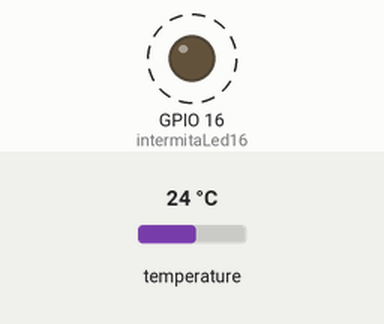
Recording of a sketch running on a simulated ESP8266 (NodeMCU). Shown: output pins drawn as LEDs (lit = HIGH). Dashed ring = blinking. The test bench sets the inputs (shaded band); at power-on: temperature 24 °C. WiFi joins after 1.5 s; servers stay silent unless stated; what the sketch prints to the serial monitor is not drawn.

Above: at 2.3 s.
Timing chart, 0 to 6.4 s (numbered marks = the images above):
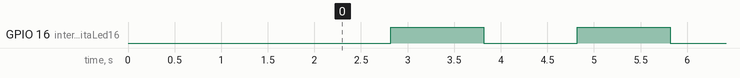

Measured:
- by itself, GPIO 16 (intermitaLed16): alternates HIGH for 1.0 s and LOW for 1.0 s

The sketch:

ejercicio1.ino
```cpp
//blynk-ds18b20Demo.ino
//octubre 2018
//rPrim Tech, Barcelona

//Copyright (C) 2018 by jaume Nogués <jnogues at gmail dot com>

#define BLYNK_PRINT Serial
#include <ESP8266WiFi.h>
#include <BlynkSimpleEsp8266.h>

#include <OneWire.h>
#include <DallasTemperature.h>
#define ONE_WIRE_BUS 10//GPIO10, potser GPIO9 en algunes nodeMCU
OneWire oneWire(ONE_WIRE_BUS);
DallasTemperature DS18B20(&oneWire);

float temperatura=0;//variable per guardar valor de T


char auth[] = "e84bf513beb54c128c0507c2b2b67e5d";//afegiu el token del vostre projecte!!

char ssid[] = "Robotica2018";
char pass[] = "1123prim2018";
char vpsServer[] = "vps249990.ovh.net";
//IPAddress ipServer (192, 168, 1, 222);//Servidor local
BlynkTimer timer; // Creem un temporitzador anomenat "timer"!


void setup()
{
  Serial.begin(115200);
  pinMode(16, OUTPUT);
  DS18B20.begin();
  Blynk.begin(auth, ssid, pass,vpsServer,8080);
  timer.setInterval(1000L, intermitaLed16);//configuro una tasca que es repeteix cada 1000ms
  timer.setInterval(15000L, mesuraTemperatura);//configuro una tasca que es repeteix cada 15s

}

void loop()
{
  Blynk.run();
  timer.run();
}

void intermitaLed16()//tasca a repetir cada 1000ms
{
  digitalWrite(16, !digitalRead(16));
}

void mesuraTemperatura()//tasca dada 15s

{
  DS18B20.requestTemperatures();
  temperatura = DS18B20.getTempCByIndex(0);

  Serial.print("T= ");
  Serial.println(temperatura);
  Blynk.virtualWrite(V0,temperatura);
}
```
